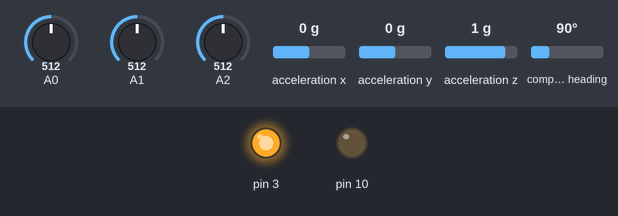
Recording of a sketch running on a simulated Arduino Uno, built with avr-gcc and run on an emulated ATmega328P. Parts: output pins drawn as LEDs (lit = HIGH). The inputs (shaded band) are chosen by the test bench; at power-on: A0 = 512, A1 = 512, A2 = 512, acceleration x 0 g, acceleration y 0 g, acceleration z 1 g, compass heading 90°. Storage starts empty.

Above: at 0.1 s.
At 18.8 s:
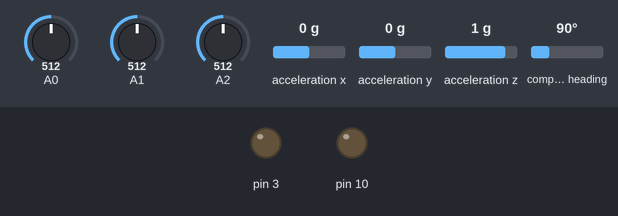
Timing chart, 0 to 20.3 s (numbered marks = the images above):
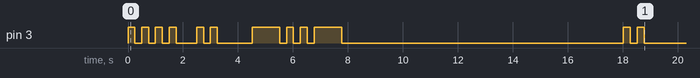

The sketch:

hmm_ardy.ino
```cpp
#include "LedsUI.h"
#include "Hand.h"

#include <SD.h>
#include <Wire.h>
#include <Adafruit_Sensor.h>
#include <Adafruit_BNO055.h>
#include <utility/imumaths.h>

Adafruit_BNO055 bno = Adafruit_BNO055(55);

LedsUI leds(3);

Hand hand(2.0);

float thresh;

int x;
int y;
int z;

File myFile;

void setup()
{
  // Say Hi!
  leds.dot(); leds.dot(); leds.dot(); leds.dot();
  delay(500);
  leds.dot(); leds.dot();
  Serial.begin(9600);
  if(!bno.begin())
  {
    while(1){ leds.dash(); };
  }

  pinMode(10, OUTPUT);

  if (!SD.begin(10)) {
   while(1){ leds.dash(); };
  }

  delay(1000);

  bno.setExtCrystalUse(true);

  thresh = thresh_tester();
  hand.set_thresh(thresh);
}

void loop()
{
  if ( hand.get_state() == 0 )
  {
    myFile = SD.open("bend.txt", FILE_WRITE);
    sensors_event_t event;
    bno.getEvent(&event);
    x = int(event.orientation.x);
    y = int(event.orientation.y);
    z = int(event.orientation.z);
    if (myFile)
    {
      myFile.print(x);
      myFile.print("\t");
      myFile.print(y);
      myFile.print("\t");
      myFile.print(z);
      myFile.print("\t");
      myFile.println(millis());
      myFile.close();
    }
    else
    {
      leds.dot(); leds.dot(); leds.dot();
      leds.dot(); leds.dot(); leds.dot();
    }
  }
  else
  {
    delay(500);
  }
}

float thresh_tester()
{
  leds.dash(); leds.dot(); leds.dot(); leds.dash();
  float run_avg = 0;
  float count = 0;
  for (int i = 0; i<20; i++)
  {
    run_avg = run_avg + hand.get_Vb1();
    count = count + 1;
    delay(500);
  }
  float final_avg = run_avg / count;
  leds.dot(); leds.dot();
  return final_avg - 0.1;
}
```

Hand.cpp
```cpp
#include "Arduino.h"
#include "Hand.h"

Hand::Hand(float thresh)
{
  _thresh = thresh;
}

int Hand::get_state()
{
  _Vb1 = analogRead(A0) * 5.0 / 1023;
  _Vb2 = analogRead(A1) * 5.0 / 1023;
  _Vb3 = analogRead(A2) * 5.0 / 1023;
  if (_Vb1 > _thresh) { _state = 0; }
  else if (_Vb2 > _thresh) { _state = 0; }
  else if (_Vb3 > _thresh) { _state = 0; }
  else { _state = 1; }
  delay(10);
  return _state;
}

float Hand::get_thresh()
{
  return _thresh;
}

void Hand::set_thresh(float thresh)
{
  _thresh = thresh;
}

float Hand::get_Vb1()
{
  _Vb1 =  analogRead(A0) * 5.0 / 1023;
  return _Vb1;
}

float Hand::get_Vb2()
{
  _Vb2 =  analogRead(A1) * 5.0 / 1023;
  return _Vb2;
}

float Hand::get_Vb3()
{
  _Vb3 =  analogRead(A2) * 5.0 / 1023;
  return _Vb3;
}
```

Hand.h
```cpp
#ifndef Hand_h
#define Hand_h

#include "Arduino.h"

class Hand
{
public:
  Hand(float thresh);
  int get_state();
  float get_thresh();
  void set_thresh(float thresh);
  float get_Vb1();
  float get_Vb2();
  float get_Vb3();
private:
  int _state;
  float _thresh;
  float _Vb1;
  float _Vb2;
  float _Vb3;
};

#endif
```

LedsUI.cpp
```cpp
#include "Arduino.h"
#include "LedsUI.h"

LedsUI::LedsUI(int pin)
{
  pinMode(pin, OUTPUT);
  _pin = pin;
}

void LedsUI::dot()
{
  digitalWrite(_pin, HIGH);
  delay(250);
  digitalWrite(_pin, LOW);
  delay(250);
}

void LedsUI::dash()
{
  digitalWrite(_pin, HIGH);
  delay(1000);
  digitalWrite(_pin, LOW);
  delay(250);
}
```

LedsUI.h
```cpp
#ifndef LedsUI_h
#define LedsUI_h

#include "Arduino.h"

class LedsUI
{
public:
  LedsUI(int pin);
  void dot();
  void dash();
private:
  int _pin;
};

#endif
```
